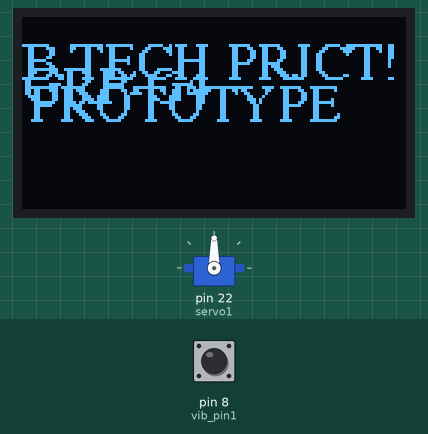
This sketch was run on a simulated Arduino Mega 2560, built with avr-gcc and run on an emulated ATmega2560. Parts: servo, 128×64 one-colour display. The test bench sets the inputs (shaded band); at power-on: pin 8 (vib_pin1) LOW. What the sketch prints to the serial monitor is not drawn.

Above: at 5.2 s.
5.3 s: pin 8 (vib_pin1) pulsed HIGH 2 times (0.12 s each, 0.3 s apart)
At 6.7 s:
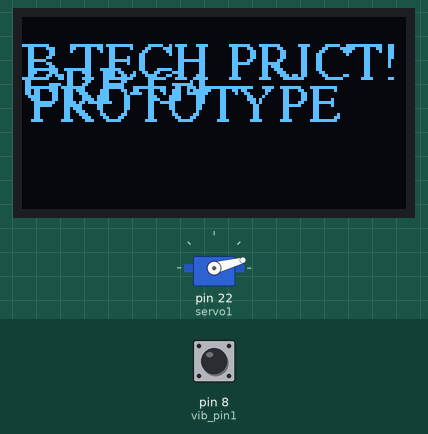
At 11.7 s:
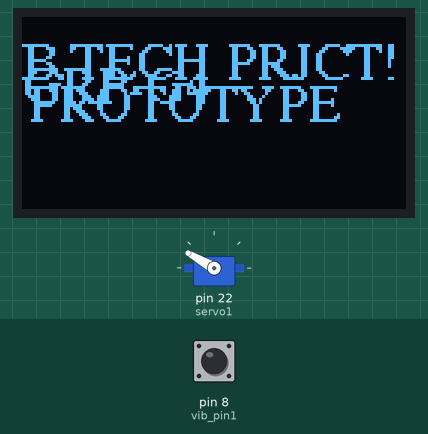
Timing chart, 0 to 13.2 s (numbered marks = the images above; inputs shaded):
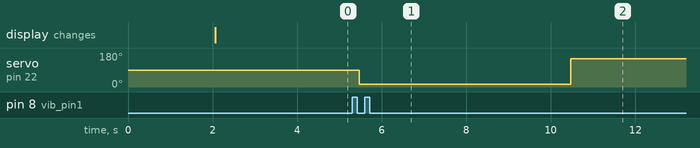

The sketch:

PROTOTYPE_PROJCT_BTECH.ino
```cpp
// Prototype code for B.Tech project

#include<Servo.h>
// OLED LIBRARIES
#include <Wire.h>   // Includes the OLED's Libraries
#include <Adafruit_GFX.h>
#include <Adafruit_SSD1306.h>
#include <Fonts/FreeSerif9pt7b.h>

#define SCREEN_WIDTH 128 // OLED display width, in pixels
#define SCREEN_HEIGHT 64 // OLED display height, in pixels

// Declaration for an SSD1306 display connected to I2C (SDA, SCL pins)
Adafruit_SSD1306 display(SCREEN_WIDTH, SCREEN_HEIGHT, &Wire, -1);

// Initializing 1 servo
Servo servo1;


// INITIALIZING  VIB SENSR  X 1
   int vib_pin1 = 8; // digital pinout  D8 pin


void setup() {
  // put your setup code here, to run once:

  // SERVO MOTOR X 1
   servo1.attach(22);  // D4 digital pin

   // DECLARING VIBRATION SENSOR AS INPUT
  pinMode(vib_pin1,INPUT);

  Serial.begin(9600); // Setting the baud rate at 9600 b/s

  //OLED FUNCTIONS

if(!display.begin(SSD1306_SWITCHCAPVCC, 0x3C)) {
    Serial.println("SSD1306 allocation failed");
    for(;;);
  }
  delay(2000);

  display.setFont(&FreeSerif9pt7b);
  display.clearDisplay();
  display.setTextSize(1);
  display.setTextColor(WHITE);
  display.setCursor(0,20);
  display.println("B.TECH PRJCT!");
  display.setCursor(2,34);
  display.println("PROTOTYPE");
  display.setCursor(0,28);
  display.println("GRP-G4");
  display.display();
  delay(2000);
  display.clearDisplay();


}

void loop() {
  // put your main code here, to run repeatedly:
   long measurement =TP_init();
  delay(50);
 // Serial.print("measurment = ");
  Serial.println(measurement);
  if (measurement > 4000){
     servo1.write(15);
     delay(5000);
     servo1.write(150);
     delay(100);

  }

}

long TP_init(){
  delay(10);
  long measurement=pulseIn (vib_pin1, HIGH);  //wait for the pin to get HIGH and returns measurement
  return measurement;
}
```

Measured:
- after the input at 5.3 s, servo on pin 22 (servo1): 90° → 15° after 0.17 s, → 150° 5.0 s later
